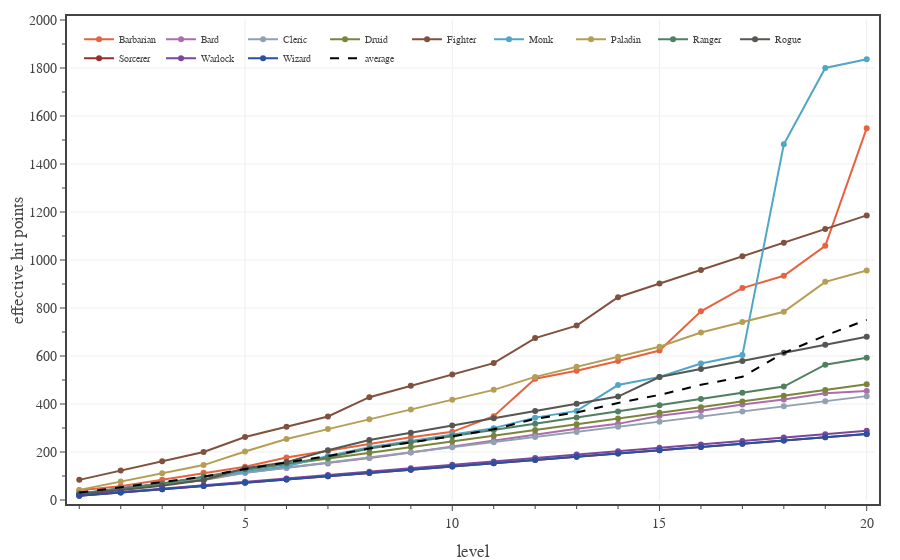

Here is the notebook cell this chart was saved with:
### Code cell
# Plots eHP for each class, calculated for a full adventuring day with Medium encounters and two short rests.
encounter_difficulty = 'Medium'
pc_data_file = f'./pc data - {encounter_difficulty} 2 short rests.txt'

with open(pc_data_file, 'r') as fin:
    pc_data = json.load(fin)

levels = np.array(range(1,21,1))

fig = go.Figure()

eHPmean = np.zeros(20)
for pc in PC_CLASSES:
    eHPmean += np.array(pc_data[pc]['effective hit points mean'])
    fig.add_trace(go.Scatter(
        x=levels, 
        y=pc_data[pc]['effective hit points mean'],
        mode='lines+markers', 
        line={'color': PC_CLASSES[pc]['color']},
        unselected=dict(marker=dict(opacity=0.0)),
        name=pc,
        hovertemplate=
            '<b>'+pc+'</b><br>'+
            'lvl %{x}<br>'+
            'eHP %{y:.1f}'+
            '<extra></extra>'
    ))

eHPmean /= len(PC_CLASSES)
fig.add_trace(go.Scatter(
    x=levels, 
    y=eHPmean,
    mode='lines', 
    line=dict(color='black', dash='dash'),
    unselected=dict(marker=dict(opacity=0.0)),
    name='average',
    hoverinfo='skip'
))

fig.update_layout(
    template=TFB_TEMPLATE,
    #width=600,
    #height=800,
    xaxis=dict(
        title_text='level',
        range=[0.8, 20.2],
        tick0=0, dtick=5,
        minor=dict(tick0=0, dtick=1),
    ),
    yaxis=dict(
        title_text='effective hit points',
        range=[0, 2000],
        tick0=0, dtick=200,
        minor=dict(tick0=0, dtick=100),
    ),
    legend=dict(
        yanchor='top',  y=0.99,
        xanchor='left', x=0.01,
        bgcolor='rgba(0,0,0,0)',
    )
)

fig.show(config=TFB_CONFIG)
if SAVEFIGS:
    fig.write_html(
        f'./fig-pcs-encounter-ehp-vs-level-{encounter_difficulty.lower()}-adventuring-days.html', 
        include_plotlyjs=False, 
        full_html=False, 
        config=TFB_CONFIG
    )

### Figure 1 — Plotly figure (JSON) as saved in the notebook; plotly's stock layout.template omitted (floating-point values rounded to 4 significant figures)
{"data": [{"hovertemplate": "<b>Barbarian</b><br>lvl %{x}<br>eHP %{y:.1f}<extra></extra>", "line": {"color": "#E7623E"}, "mode": "lines+markers", "name": "Barbarian", "type": "scatter", "unselected": {"marker": {"opacity": 0}}, "x": [1, 2, 3, 4, 5, 6, 7, 8, 9, 10, 11, 12, 13, 14, 15, 16, 17, 18, 19, 20], "y": [41.0, 57.2, 84.75, 113.3, 138.8, 176.8, 204.9, 233.0, 261.1, 283.9, 349.0, 505.5, 538.3, 578.9, 622.8, 786.3, 882.9, 934.1, 1059.0, 1549.0]}, {"hovertemplate": "<b>Bard</b><br>lvl %{x}<br>eHP %{y:.1f}<extra></extra>", "line": {"color": "#AB6DAC"}, "mode": "lines+markers", "name": "Bard", "type": "scatter", "unselected": {"marker": {"opacity": 0}}, "x": [1, 2, 3, 4, 5, 6, 7, 8, 9, 10, 11, 12, 13, 14, 15, 16, 17, 18, 19, 20], "y": [22.1, 49.53, 66.1, 83.26, 113.8, 133.3, 152.5, 174.8, 197.9, 222.8, 247.7, 274.3, 296.5, 317.2, 350.6, 372.1, 397.5, 419.0, 444.8, 454.3]}, {"hovertemplate": "<b>Cleric</b><br>lvl %{x}<br>eHP %{y:.1f}<extra></extra>", "line": {"color": "#91A1B2"}, "mode": "lines+markers", "name": "Cleric", "type": "scatter", "unselected": {"marker": {"opacity": 0}}, "x": [1, 2, 3, 4, 5, 6, 7, 8, 9, 10, 11, 12, 13, 14, 15, 16, 17, 18, 19, 20], "y": [26.52, 46.64, 66.76, 86.87, 113.3, 134.6, 155.9, 177.2, 198.5, 219.8, 241.1, 262.4, 283.7, 305.0, 326.3, 347.6, 368.9, 390.2, 411.5, 432.8]}, {"hovertemplate": "<b>Druid</b><br>lvl %{x}<br>eHP %{y:.1f}<extra></extra>", "line": {"color": "#7A853B"}, "mode": "lines+markers", "name": "Druid", "type": "scatter", "unselected": {"marker": {"opacity": 0}}, "x": [1, 2, 3, 4, 5, 6, 7, 8, 9, 10, 11, 12, 13, 14, 15, 16, 17, 18, 19, 20], "y": [24.85, 44.43, 64.01, 83.59, 125.3, 149.1, 172.8, 196.6, 220.4, 244.2, 267.9, 291.7, 315.5, 339.3, 363.0, 386.8, 410.6, 434.4, 458.1, 481.9]}, {"hovertemplate": "<b>Fighter</b><br>lvl %{x}<br>eHP %{y:.1f}<extra></extra>", "line": {"color": "#7F513E"}, "mode": "lines+markers", "name": "Fighter", "type": "scatter", "unselected": {"marker": {"opacity": 0}}, "x": [1, 2, 3, 4, 5, 6, 7, 8, 9, 10, 11, 12, 13, 14, 15, 16, 17, 18, 19, 20], "y": [83.91, 122.6, 161.4, 200.1, 262.7, 305.3, 347.9, 428.4, 475.7, 523.1, 570.4, 674.5, 726.6, 845.0, 901.8, 958.6, 1015.0, 1072.0, 1129.0, 1186.0]}, {"hovertemplate": "<b>Monk</b><br>lvl %{x}<br>eHP %{y:.1f}<extra></extra>", "line": {"color": "#51A5C5"}, "mode": "lines+markers", "name": "Monk", "type": "scatter", "unselected": {"marker": {"opacity": 0}}, "x": [1, 2, 3, 4, 5, 6, 7, 8, 9, 10, 11, 12, 13, 14, 15, 16, 17, 18, 19, 20], "y": [26.63, 47.61, 68.58, 95.53, 117.9, 140.3, 183.0, 219.7, 246.3, 272.9, 299.5, 343.2, 371.2, 479.0, 512.5, 568.8, 603.8, 1482.0, 1800.0, 1837.0]}, {"hovertemplate": "<b>Paladin</b><br>lvl %{x}<br>eHP %{y:.1f}<extra></extra>", "line": {"color": "#B59E54"}, "mode": "lines+markers", "name": "Paladin", "type": "scatter", "unselected": {"marker": {"opacity": 0}}, "x": [1, 2, 3, 4, 5, 6, 7, 8, 9, 10, 11, 12, 13, 14, 15, 16, 17, 18, 19, 20], "y": [42.17, 76.6, 111.0, 145.5, 202.4, 254.5, 295.4, 336.3, 377.1, 418.0, 458.9, 512.9, 554.9, 596.8, 638.8, 698.2, 741.2, 784.3, 909.1, 956.4]}, {"hovertemplate": "<b>Ranger</b><br>lvl %{x}<br>eHP %{y:.1f}<extra></extra>", "line": {"color": "#507F62"}, "mode": "lines+markers", "name": "Ranger", "type": "scatter", "unselected": {"marker": {"opacity": 0}}, "x": [1, 2, 3, 4, 5, 6, 7, 8, 9, 10, 11, 12, 13, 14, 15, 16, 17, 18, 19, 20], "y": [27.27, 48.25, 69.23, 97.15, 128.3, 152.5, 176.7, 214.3, 240.1, 265.9, 291.8, 317.6, 343.4, 369.2, 395.0, 420.9, 446.7, 472.5, 563.7, 593.0]}, {"hovertemplate": "<b>Rogue</b><br>lvl %{x}<br>eHP %{y:.1f}<extra></extra>", "line": {"color": "#555752"}, "mode": "lines+markers", "name": "Rogue", "type": "scatter", "unselected": {"marker": {"opacity": 0}}, "x": [1, 2, 3, 4, 5, 6, 7, 8, 9, 10, 11, 12, 13, 14, 15, 16, 17, 18, 19, 20], "y": [23.08, 41.26, 59.44, 83.59, 132.6, 157.8, 207.4, 249.8, 280.0, 310.2, 340.4, 370.6, 400.9, 431.1, 512.5, 546.1, 579.7, 613.2, 646.8, 680.4]}, {"hovertemplate": "<b>Sorcerer</b><br>lvl %{x}<br>eHP %{y:.1f}<extra></extra>", "line": {"color": "#992E2E"}, "mode": "lines+markers", "name": "Sorcerer", "type": "scatter", "unselected": {"marker": {"opacity": 0}}, "x": [1, 2, 3, 4, 5, 6, 7, 8, 9, 10, 11, 12, 13, 14, 15, 16, 17, 18, 19, 20], "y": [17.32, 30.88, 44.43, 57.99, 71.54, 85.1, 98.65, 112.2, 125.8, 139.3, 152.9, 166.4, 180.0, 193.5, 207.1, 220.7, 234.2, 247.8, 261.3, 274.9]}, {"hovertemplate": "<b>Warlock</b><br>lvl %{x}<br>eHP %{y:.1f}<extra></extra>", "line": {"color": "#7B469B"}, "mode": "lines+markers", "name": "Warlock", "type": "scatter", "unselected": {"marker": {"opacity": 0}}, "x": [1, 2, 3, 4, 5, 6, 7, 8, 9, 10, 11, 12, 13, 14, 15, 16, 17, 18, 19, 20], "y": [18.72, 32.92, 47.12, 61.32, 75.52, 89.72, 103.9, 118.1, 132.3, 146.5, 160.7, 174.9, 189.1, 203.3, 217.5, 231.7, 245.9, 260.1, 274.3, 288.5]}, {"hovertemplate": "<b>Wizard</b><br>lvl %{x}<br>eHP %{y:.1f}<extra></extra>", "line": {"color": "#2A50A1"}, "mode": "lines+markers", "name": "Wizard", "type": "scatter", "unselected": {"marker": {"opacity": 0}}, "x": [1, 2, 3, 4, 5, 6, 7, 8, 9, 10, 11, 12, 13, 14, 15, 16, 17, 18, 19, 20], "y": [17.32, 30.88, 44.43, 57.99, 71.54, 85.1, 98.65, 112.2, 125.8, 139.3, 152.9, 166.4, 180.0, 193.5, 207.1, 220.7, 234.2, 247.8, 261.3, 274.9]}, {"hoverinfo": "skip", "line": {"color": "black", "dash": "dash"}, "mode": "lines", "name": "average", "type": "scatter", "unselected": {"marker": {"opacity": 0}}, "x": [1, 2, 3, 4, 5, 6, 7, 8, 9, 10, 11, 12, 13, 14, 15, 16, 17, 18, 19, 20], "y": [30.91, 52.4, 73.94, 97.18, 129.5, 155.3, 183.1, 214.4, 240.1, 265.5, 294.4, 338.4, 365.0, 404.3, 437.9, 479.9, 513.4, 613.1, 684.9, 750.7]}], "layout": {"legend": {"bgcolor": "rgba(0,0,0,0)", "x": 0.01, "xanchor": "left", "y": 0.99, "yanchor": "top"}, "xaxis": {"dtick": 5, "minor": {"dtick": 1, "tick0": 0}, "range": [0.8, 20.2], "tick0": 0, "title": {"text": "level"}}, "yaxis": {"dtick": 200, "minor": {"dtick": 100, "tick0": 0}, "range": [0, 2000], "tick0": 0, "title": {"text": "effective hit points"}}}}
